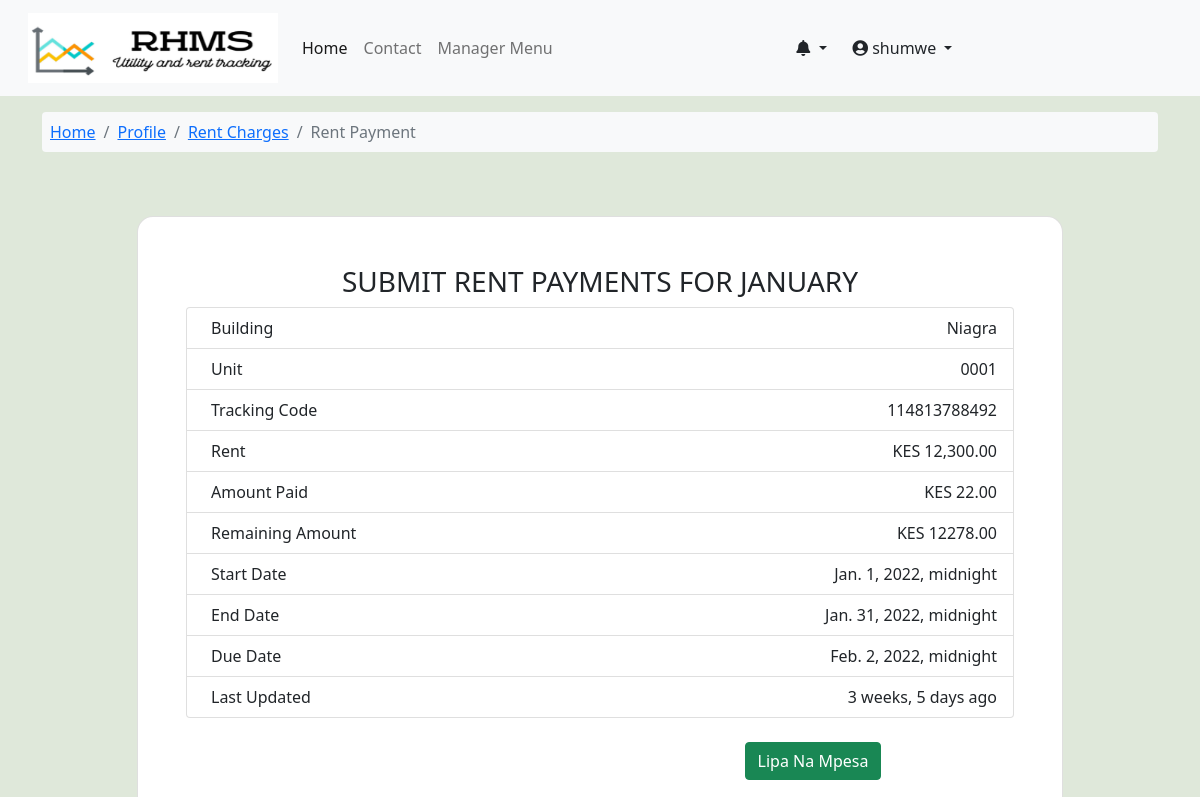
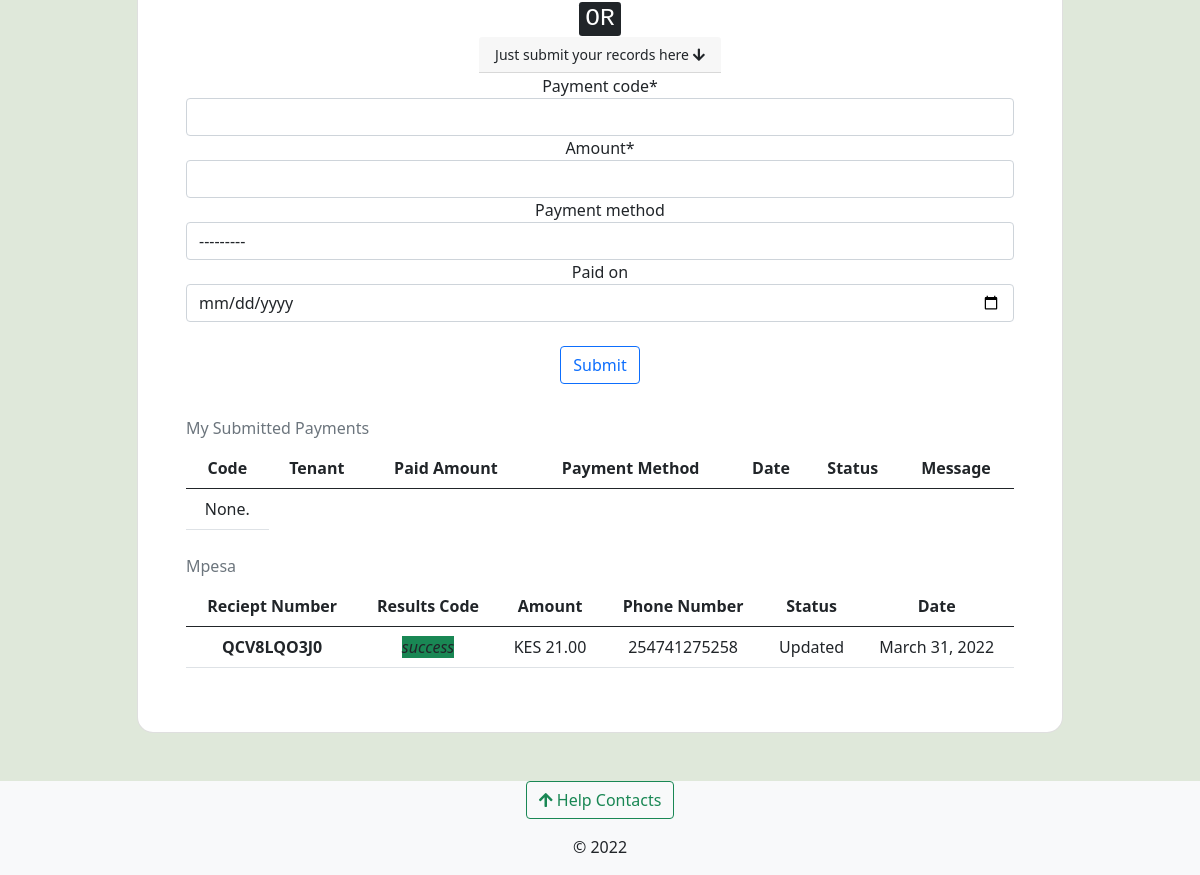
The page /rent-and-utility/submit-rent-pay-info/niagra-bumnsd-sd-djks/0001-niagra-bumnsd-sd-djks/114813788492/shumwe/ (signed in) on the database as committed earlier (2 pictures, top to bottom).
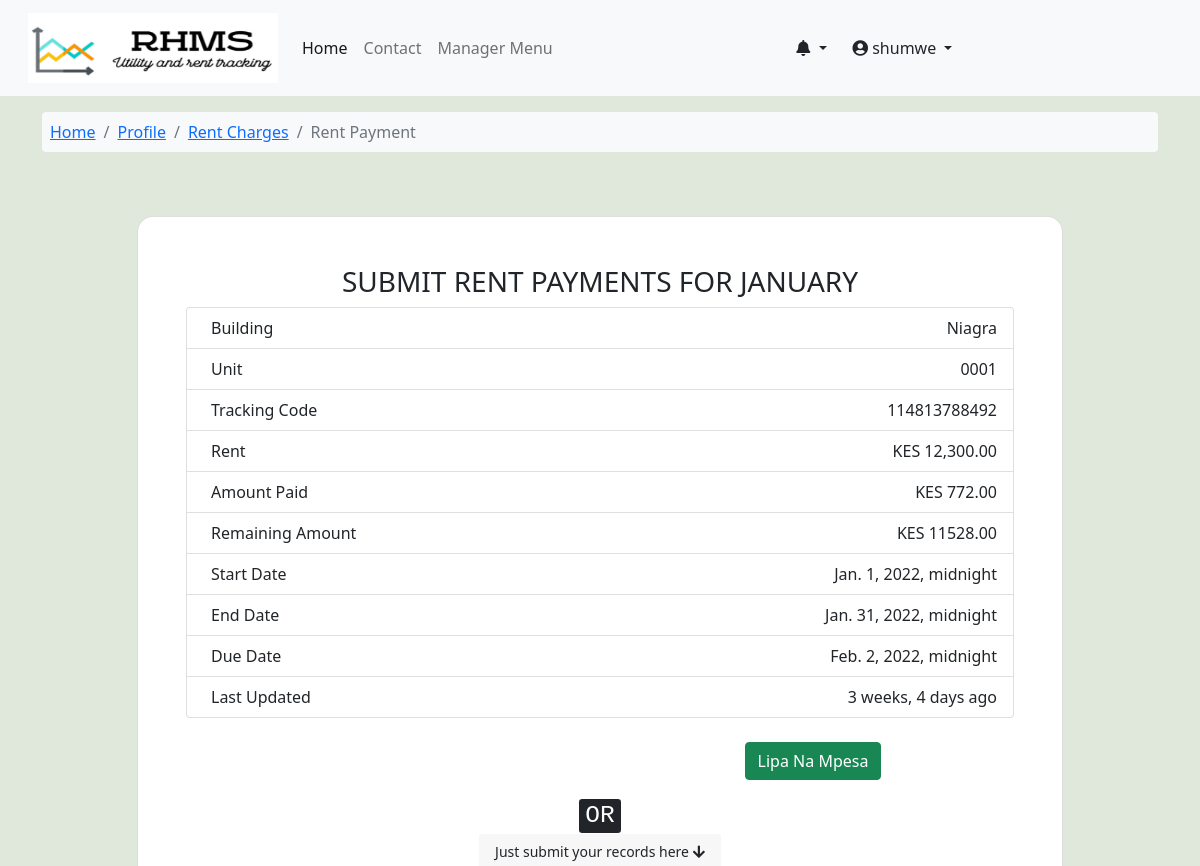
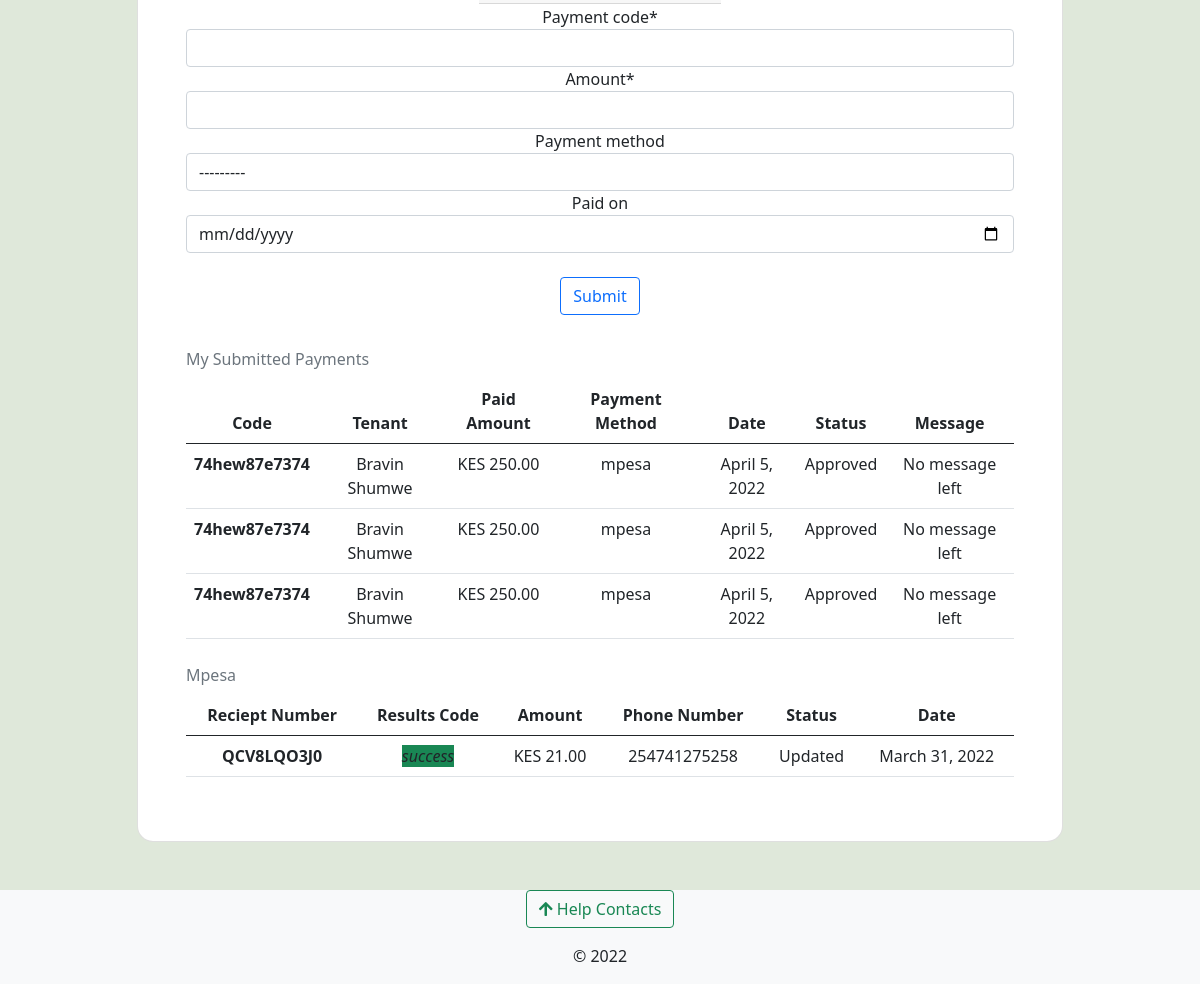
The same page on the database as committed later (2 pictures, top to bottom).
### utils/models.py (models this page shows, shortened)
class UnitRentDetails(models.Model):
    STATUS_CHOICES = [
        ('refunded', 'Refunded'),
        ('open', 'open'),
        ('closed', 'closed'),
        ('defaulted', 'Added To Defaulted'),
    ]
    RENT_TYPE_CHOICES = [
        ('rent', 'Monthly Rent'),
        ('s_deposit', 'Security Deposit'),
    ]
    code = models.CharField(max_length=15, unique=True, null=True, blank=True)
    tenant = models.ForeignKey(Tenants, on_delete=models.DO_NOTHING)
    unit = models.ForeignKey(RentalUnit, on_delete=models.CASCADE)
    rent_amount = models.DecimalField(
        max_digits=9, decimal_places=2, help_text="This field will be populated automatically")
    currency = models.CharField(max_length=10, default='KES')
    amount_paid = models.DecimalField(
        max_digits=9, decimal_places=2, default=0)
    pay_for_month = MultiSelectField(choices=MONTHS_SELECT)
    cleared = models.BooleanField(default=False)
    status = models.CharField(
        max_length=15, choices=STATUS_CHOICES, default='open')
    rent_type = models.CharField(
        max_length=15, choices=RENT_TYPE_CHOICES, default='rent')
    start_date = models.DateTimeField()
    end_date = models.DateTimeField()
    due_date = models.DateTimeField()
    notify_tenant = models.BooleanField(default=True)
    added = models.DateTimeField(default=datetime.now)
    updated = models.DateTimeField(auto_now=True)
    def amount_remaining(self):
        r_amount = (self.rent_amount-self.amount_paid)
        return r_amount
    class Meta:
        verbose_name_plural = 'Billing 1 | Rent Details'
        verbose_name = 'Rent For Unit'

class MpesaOnline(models.Model):
    STATUS_OPTIONS = [
        ('recieved','Recieved'),
        ('updated', 'Updated'),
    ]
    tenant = models.ForeignKey(Tenants, on_delete=models.CASCADE, null=True, blank=True)
    parent = models.ForeignKey(UnitRentDetails, on_delete=models.CASCADE, null=True, blank=True)
    MerchantRequestID = models.CharField(max_length=155,null=True, blank=True)
    CheckoutRequestID = models.CharField(max_length=155, null=True, blank=True)
    ResultCode = models.CharField(max_length=100, null=True, blank=True)
    ResultDesc = models.CharField(max_length=100, null=True, blank=True)
    Amount = models.DecimalField(max_digits=9,decimal_places=2,null=True, blank=True)
    MpesaReceiptNumber = models.CharField(max_length=100, null=True, blank=True)
    TransactionDate = models.CharField(max_length=55, null=True, blank=True)
    PhoneNumber = models.CharField(max_length=25, null=True, blank=True)
    update_status = models.CharField(max_length=10,choices=STATUS_OPTIONS,default='recieved')
    created = models.DateTimeField(auto_now_add=True)
    updated = models.DateTimeField(auto_now=True)
    class Meta:
        verbose_name = "Mpesa Online Payments"
        verbose_name_plural = verbose_name

class RentPayment(models.Model):
    rent_details = models.ForeignKey(
        UnitRentDetails, on_delete=models.CASCADE, related_name='payment')
    tenant = models.ForeignKey(
        Tenants, on_delete=models.CASCADE, related_name='pay')
    building = models.ForeignKey(
        Building, on_delete=models.CASCADE, null=True, blank=True)
    manager = models.ForeignKey(Managers, on_delete=models.CASCADE,
                                null=True, blank=True, related_name='payments_manager')
    tracking_code = models.CharField(
        max_length=15, unique=True, null=True, blank=True)
    payment_code = models.CharField(max_length=155)
    amount = models.DecimalField(max_digits=9, decimal_places=2)
    paid_for_month = MultiSelectField(choices=MONTHS_SELECT)
    paid_on = models.DateField(null=True, blank=True)
    payment_method = models.ForeignKey(
        PaymentMethods, on_delete=models.CASCADE, null=True, blank=True)
    paid_with_stripe = models.BooleanField(default=False)
    status = models.CharField(
        max_length=15, choices=PAYMENT_STATUS_CHOICES, default='pending')
    reason = models.TextField(
        verbose_name="Reason, if rejected", blank=True, null=True)
    confirmed = models.BooleanField(default=False)
    notify_tenant = models.BooleanField(default=False)
    added_on = models.DateTimeField(default=datetime.now)
    updated = models.DateTimeField(auto_now=True)
    class Meta:
        verbose_name_plural = "Billing 1 | Rent Payments"

class PaymentMethods(models.Model):
    name = models.CharField(
        max_length=30, help_text="mpesa, bank transfer e.g. kcb")
    account_name = models.CharField(max_length=50)
    paybill_number = models.CharField(
        max_length=20, null=True, blank=True, help_text='Not required for bank transfer')
    account_number = models.CharField(max_length=30)
    added = models.DateTimeField(default=datetime.now)
    updated = models.DateTimeField(auto_now=True)
    def __str__(self):
        return f'{self.name} - {self.account_number}'
    class Meta:
        verbose_name_plural = 'Payment Options'

### accounts/models.py (models this page shows, shortened)
class Tenants(models.Model):
    associated_account = models.OneToOneField(User, on_delete=models.CASCADE, verbose_name='tenant')
    full_name = models.CharField(max_length=100)
    id_number = models.CharField(max_length=10)
    id_front = models.ImageField(upload_to=get_user_docs_path, blank=True)
    id_back = models.ImageField(upload_to=get_user_docs_path, blank=True)
    active_phone_number = PhoneNumberField()
    policy_agreement = models.BooleanField(default=False)
    rented_unit = models.ForeignKey(RentalUnit, on_delete=models.CASCADE, related_name="tenants", null=True, blank=True)
    moved_in = models.BooleanField(default=False)
    move_in_date = models.DateTimeField(null=True, blank=True)
    created = models.DateTimeField(default=datetime.now)
    updated = models.DateTimeField(auto_now=True)
    class Meta:
        verbose_name_plural = 'Tenants'

class User(AbstractUser):
    avatar = models.ImageField(upload_to=get_avatar_path, default='no-avatar.png')
    is_verified = models.BooleanField(default=False)
    is_tenant = models.BooleanField(default=False)
    is_manager = models.BooleanField(default=False)

### utils/views.py (the view)
# urls.py: path('submit-rent-pay-info/<slug:building_slug>/<slug:unit_slug>/<slug:rent_code>/<slug:username>/', views.submit_rent_payments, name='pay-info'),
@login_required
@user_passes_test(lambda user: user.is_tenant==True, login_url='profile')
def submit_rent_payments(request, building_slug, unit_slug, rent_code, username):
    building = Building.objects.get(slug=building_slug)
    unit = RentalUnit.objects.get(building=building, slug=unit_slug)
    manager = Managers.objects.get(building_manager__pk=building.id)
    tenant = Tenants.objects.get(rented_unit=unit, associated_account__username=username)
    rent = UnitRentDetails.objects.get(code=rent_code, tenant=tenant)
    previous_payments = RentPayment.objects.filter(tenant=tenant, tenant__rented_unit=unit, rent_details=rent)
    mpesa_payments = MpesaOnline.objects.filter(parent=rent,tenant=tenant).order_by('-created')
    stripe_charge_total = int(rent.rent_amount-rent.amount_paid)*100
    stripe.api_key = STRIPE_SECRET_KEY
    rent_description = 'RENT CHARGES FOR {}'.format(rent.pay_for_month)
    if request.method == 'POST':
        pay_info_form = SubmitPaymentsForm(request.POST)
        if pay_info_form.is_valid():
            pay_info_form.instance.rent_details = rent
            pay_info_form.instance.tenant = tenant
            pay_info_form.instance.manager = manager
            pay_info_form.instance.paid_for_month = rent.pay_for_month
            pay_info_form.save()
            messages.success(request, 'Record submitted, update will be done once approved')
            UserNotifications.objects.create(user_id=tenant.associated_account,
                                             message='submitted rent payment for {0}'.format(rent.pay_for_month))
            return redirect('my-rent', building_slug=building.slug, unit_slug=unit.slug, username=tenant.associated_account.username)
    else:
        pay_info_form = SubmitPaymentsForm()
    context = {'pay_info_form':pay_info_form,'building':building,'rent':rent,
               'tenant':tenant,'unit':unit,'previous_payments':previous_payments,
               'stripe_publishable_key':STRIPE_PUBLISHABLE_KEY,'description':rent_description,
               'charge_total':stripe_charge_total,'mpesa_payments':mpesa_payments}
    return render(request, 'utilities_and_rent/submit-payments-rent.html', context)

### utils/forms.py
class SubmitPaymentsForm(forms.ModelForm):
    class Meta:
        model = RentPayment
        fields = ['payment_code', 'amount', 'payment_method', 'paid_on']
        widgets = {
            'paid_on': DateInput(),
        }

### accounts/context_processors.py (called while the page is built)
def get_notifications(request):
    user = request.user
    if user.is_authenticated:
        notifications = UserNotifications.objects.filter(
            user_id=user).order_by('-created')[:7]
        return dict(notifications=notifications)
    else:
        return {'false': False}

### rental_property/context_processors.py (called while the page is built)
def my_managed_buildings(request):
    user_instance = request.user
    if user_instance.is_authenticated:
        manager_instance = Managers.objects.filter(associated_account=user_instance)[:1]
        managed_buildings = Building.objects.filter(manager=manager_instance)
        return dict(managed_buildings=managed_buildings)
    else:
        return {'False': False,}

### utils/templates/utilities_and_rent/submit-payments-rent.html (shortened to what the changed rows need)
{% extends 'base.html' %}
{% load crispy_forms_tags %}
{% load humanize %}
{% block content %}
<section style="background-color: #dfe8da;">
    <div class="container py-5 h-100">
      <div class="row d-flex justify-content-center align-items-center h-100">
        <div class="col-sm-12 col-md-10 col-xl-10">
          <div class="card shadow-2-strong" style="border-radius: 1rem;">
            <div class="card-body p-5">
                {% if rent.cleared %}
                <h3 class="text-uppercase text-center"> My Payment For {{rent.pay_for_month}}</h3>
                {% else %}
                <h3 class="text-uppercase text-center"> Submit Rent Payments For {{rent.pay_for_month}}</h3>
                {% endif %}
                <ul class="list-group">
                    <li class="list-group-item d-flex justify-content-between align-items-start">
                    </li>
                    <li class="list-group-item d-flex justify-content-between align-items-start">
                    </li>
                    <li class="list-group-item d-flex justify-content-between align-items-start">
                        <div class="ms-2 me-auto">Tracking Code</div>
                        <span>{{rent.code}}</span>
                      </li>
                    <li class="list-group-item d-flex justify-content-between align-items-start">
                      <div class="ms-2 me-auto">Rent</div>
                      <span> {{rent.currency}} {{rent.rent_amount|intcomma}}</span>
                    </li>
                    <li class="list-group-item d-flex justify-content-between align-items-start">
                        <div class="ms-2 me-auto">Amount Paid</div>
                        <span> {{rent.currency}} {{rent.amount_paid|intcomma}}</span>
                      </li>
                      <li class="list-group-item d-flex justify-content-between align-items-start">
                        <div class="ms-2 me-auto">Remaining Amount</div>
                        <span> {{rent.currency}} {{rent.amount_remaining}} </span>
                      </li>
                      <li class="list-group-item d-flex justify-content-between align-items-start">
                        <div class="ms-2 me-auto">Start Date</div>
                        <span> {{rent.start_date}} </span>
                      </li>
                      <li class="list-group-item d-flex justify-content-between align-items-start">
                        <div class="ms-2 me-auto">End Date</div>
                        <span> {{rent.end_date}} </span>
                      </li>
                      <li class="list-group-item d-flex justify-content-between align-items-start">
                        <div class="ms-2 me-auto">Due Date</div>
                        <span>{% if rent.cleared == False %} {{rent.due_date}} {% else %} <del>{{rent.due_date}} {% endif %}</del> </span>
                      </li>
                      <li class="list-group-item d-flex justify-content-between align-items-start">
                        <div class="ms-2 me-auto">Last Updated</div>
                        <span> {{rent.updated|naturaltime}} </span>
                      </li>
                  </ul>
                <br>
        <div class="row text-center mb-3" style="{% if rent.cleared %} pointer-events: none; opacity: 0.4;{% endif %}">
          <div class="col-6">
        </div>
          <div class="col-6">
          </div>
        </div>
              <div class="text-center">
                <h3><kbd> OR </kbd></h3>
                <div>
                {% if rent.cleared == False %}
                <div class="text-center">
                <div>
                {% endif %}
                <br>
                <div class="table-responsive">
                <table class="table caption-top">
                  <caption> My Submitted Payments </caption>
                  <thead>
                    <tr>
                      <th scope="col">Code</th>
                      <th scope="col">Tenant</th>
                      <th scope="col">Paid Amount</th>
                      <th scope="col"> Payment Method </th>
                      <th scope="col"> Date </th>
                      <th scope="col"> Status </th>
                      <th scope="col"> Message </th>
                    </tr>
                  </thead>
                  <tbody>
                    {% for pay in previous_payments %}
                    <tr>
                      <th scope="row">{{pay.payment_code}}</th>
                      <td>{{pay.tenant.associated_account.first_name}} {{tenant.associated_account.last_name}}</td>
                      <td>{{rent.currency}} {{pay.amount|intcomma}}</td>
                      <td> {% if pay.paid_with_stripe %} Stripe {% else %} {{pay.payment_method.name}} {% endif %} </td>
                      <td> {{pay.paid_on}} </td>
                      <td> {{pay.get_status_display}}</td>
                      {% if pay.reason %}
                      <td> {{pay.reason|safe}} </td>
                      {% else %}
                      <td> No message left </td>
                      {% endif %}
                    </tr>
                    {% empty %}
                    <tr>
                      <td> None. </td>
                    </tr>
                    {% endfor %}
                  </tbody>
                </table>
                <table class="table caption-top">
                  <caption> Mpesa </caption>
                  <thead>
                    <tr>
                      <th scope="col">Reciept Number</th>
                      <th scope="col">Results Code</th>
                      <th scope="col">Amount</th>
                      <th scope="col"> Phone Number </th>
                      <th scope="col"> Status </th>
                      <th scope="col"> Date </th>
                    </tr>
                  </thead>
                  <tbody>
                    {% for p in mpesa_payments %}
                    <tr>
                      <th scope="row">{{p.MpesaReceiptNumber}}</th>
                      <td> {% if p.ResultCode == '0' and p.update_status == 'updated' %} <em class="bg-success">success</em> {% else %} <em class="bg-danger">waiting...</em> {% endif %}</td>
                      <td>{{rent.currency}} {{p.Amount|intcomma}}</td>
                      <td> {{p.PhoneNumber}} </td>
                      <td> {{p.get_update_status_display}}</td>
                      <td> {{p.created|naturalday}} </td>
                    </tr>
                    {% empty %}
                    <tr>
                      <td> None. </td>
                    </tr>
                    {% endfor %}
                  </tbody>
                </table>
                </div>
            </div>
        </div>
      </div>
    </div>
  </div>
</section>
{% endblock %}

Rows that differ between the two databases and show on the page:
changed UnitRentDetails "JANUARY": amount_paid "22.00" → "772.00"; amount_remaining "12278.00" → "11528.00"; updated "3 weeks, 5 days ago" → "3 weeks, 4 days ago"
added RentPayment: payment_code "74hew87e7374", tenant.associated_account.first_name "Bravin", {{ rent.currency }} "KES", amount "250.00", payment_method.name "mpesa", paid_on "April 5, 2022", status "Approved", reason "No message left"
now on this page (row unchanged): Tenants: associated_account.last_name "Shumwe"
added RentPayment: payment_code "74hew87e7374", tenant.associated_account.first_name "Bravin", {{ rent.currency }} "KES", amount "250.00", payment_method.name "mpesa", paid_on "April 5, 2022", status "Approved", reason "No message left"
added RentPayment: payment_code "74hew87e7374", tenant.associated_account.first_name "Bravin", {{ rent.currency }} "KES", amount "250.00", payment_method.name "mpesa", paid_on "April 5, 2022", status "Approved", reason "No message left"
Other text that changed with them:
text no longer shown: "None."
